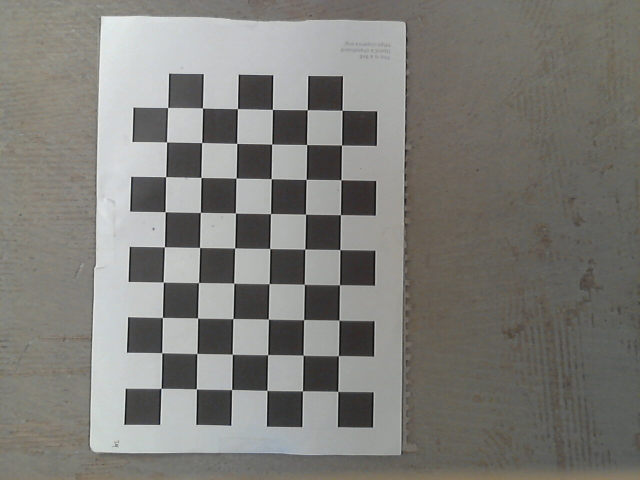
#> input picture support_scripts/images/2022-05-23-180131.jpg, 1280 x 960 px (shown at 1/2 size); its folder holds 4 pictures in this run
$ python initial_camera_calibration.py
#> lines starting #> are read from the running program, lines starting #| are printed output that depends on the picture; after the words box and inside, x2 and y2 are one past the last pixel; in counts of white or black regions, pixels touching at a corner belong together
#https://docs.opencv.org/3.3.0/dc/dbb/tutorial_py_calibration.html

import numpy as np
import cv2
import glob
import time

workingdir="~/ISBEP/Arm_system/support_scripts/images"
savedir="camera_data/"

# termination criteria

criteria = (cv2.TERM_CRITERIA_EPS + cv2.TERM_CRITERIA_MAX_ITER, 30, 0.001)
# prepare object points, like (0,0,0), (1,0,0), (2,0,0) ....,(6,5,0)
objp = np.zeros((9*6,3), np.float32)

#add 2.5 to account for 2.5 cm per square in grid
objp[:,:2] = np.mgrid[0:9,0:6].T.reshape(-1,2)*2.5

# Arrays to store object points and image points from all the images.
objpoints = [] # 3d point in real world space
imgpoints = [] # 2d points in image plane.
images = glob.glob('images/*.jpg')

win_name="Verify"
cv2.namedWindow(win_name, cv2.WND_PROP_FULLSCREEN)
cv2.setWindowProperty(win_name,cv2.WND_PROP_FULLSCREEN,cv2.WINDOW_FULLSCREEN)

print("getting images")
for fname in images:
    img = cv2.imread(fname)
#> img is the input picture: shape (960, 1280, 3); mean B, G, R 119.7, 124.4, 125.5
    print(fname)
    gray = cv2.cvtColor(img, cv2.COLOR_BGR2GRAY)


    # Find the chess board corners
    ret, corners = cv2.findChessboardCorners(gray, (9,6), None)
#> ret = True; corners = 54 rows, first 8: [322.6, 776.9], [324.2, 705.9], [325.4, 635.2], [327, 564.7], [329.2, 494.2], [330.7, 424], [332, 354], [333.8, 284.6]
    # If found, add object points, image points (after refining them)
    if ret == True:
        objpoints.append(objp)
        corners2=cv2.cornerSubPix(gray,corners, (11,11), (-1,-1), criteria)
#> corners2 = 54 rows, first 8: [322.6, 776.9], [324.2, 705.9], [325.4, 635.3], [327.1, 564.6], [329.4, 494.2], [330.7, 424.1], [331.9, 354], [333.7, 284.5]
        imgpoints.append(corners)
        # Draw and display the corners
        cv2.drawChessboardCorners(img, (9,6), corners2, ret)
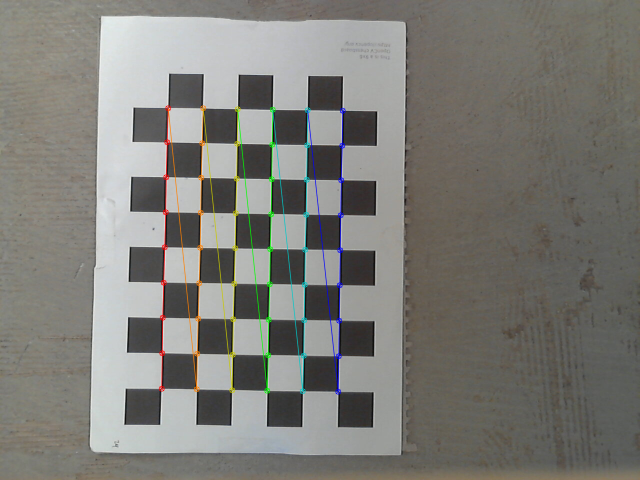
#> img: shape (960, 1280, 3) (shown at 1/2 size); 1.86% of pixels changed, all inside (x1, y1, x2, y2) = (317, 210, 692, 790)
        cv2.imshow(win_name, img)
        cv2.waitKey(500)

    img1=img
#> pass 2 of the loop `for fname in images:`:
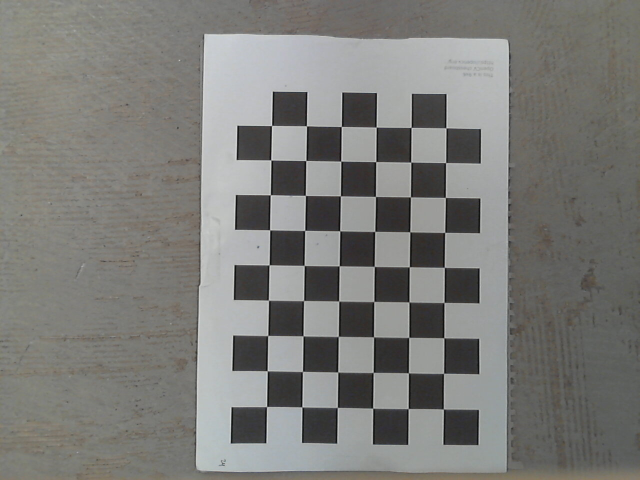
#> input picture support_scripts/images/2022-05-23-180142.jpg, 1280 x 960 px (shown at 1/2 size)
#> img is the input picture: shape (960, 1280, 3); mean B, G, R 120.3, 123.8, 123.9
#> corners = 54 rows, first 8: [533.7, 813.5], [534.8, 741.9], [536.1, 671.5], [537.4, 600.7], [538.8, 530], [539.9, 460.1], [541.1, 390.2], [542.3, 320.4]
#> corners2 = 54 rows, first 8: [533.6, 813.5], [534.8, 742.1], [536.1, 671.5], [537.3, 600.7], [538.6, 530.2], [539.9, 460.3], [541, 390.2], [542.3, 320.4]
#> `cv2.drawChessboardCorners(img, (9,6), corners2, ret)`:
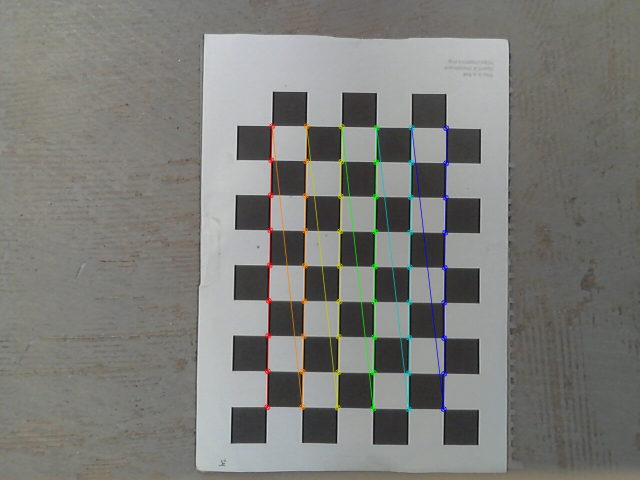
#> img: shape (960, 1280, 3) (shown at 1/2 size); 1.86% of pixels changed, all inside (x1, y1, x2, y2) = (528, 246, 899, 825)
#> pass 3 of the loop `for fname in images:`:
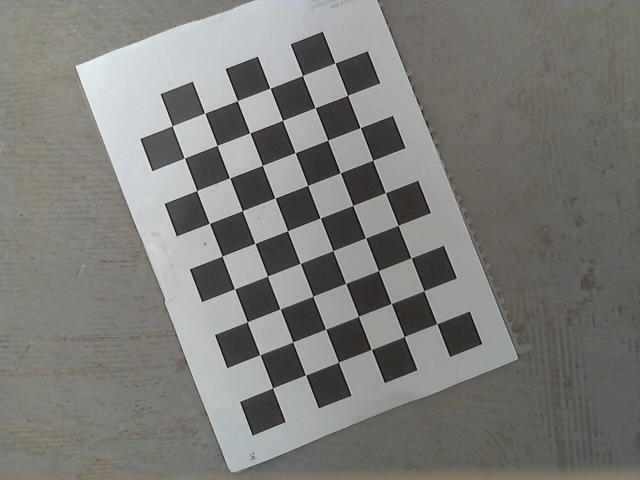
#> input picture support_scripts/images/2022-05-23-180148.jpg, 1280 x 960 px (shown at 1/2 size)
#> img is the input picture: shape (960, 1280, 3); mean B, G, R 119.6, 123.5, 123.7
#> corners = 54 rows, first 8: [545.7, 776.3], [520.3, 709.8], [494.7, 644.1], [470.5, 578.6], [444.7, 512.5], [419.3, 447], [393.8, 381.5], [369.2, 316.4]
#> corners2 = 54 rows, first 8: [545.7, 776.3], [520.3, 709.9], [494.9, 644], [469.7, 578.2], [444.7, 512.6], [419.3, 447.2], [393.9, 381.5], [369.3, 316.5]
#> `cv2.drawChessboardCorners(img, (9,6), corners2, ret)`:
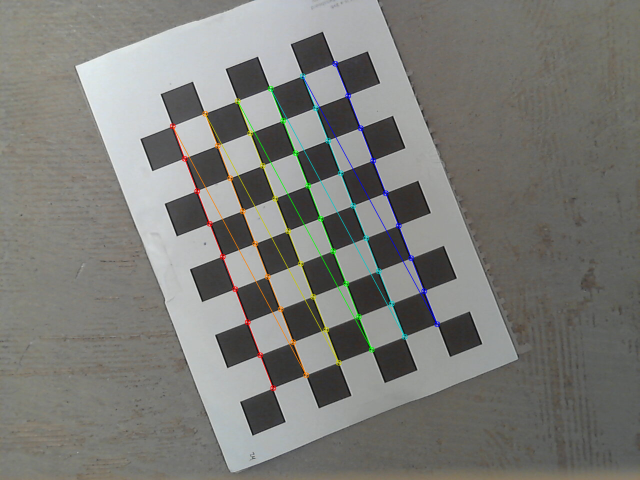
#> img: shape (960, 1280, 3) (shown at 1/2 size); 1.74% of pixels changed, all inside (x1, y1, x2, y2) = (339, 121, 881, 783)
#> the loop made 4 passes; the first 3 are shown

cv2.destroyAllWindows()

print(">==> Starting calibration")
ret, cam_mtx, dist, rvecs, tvecs = cv2.calibrateCamera(objpoints, imgpoints, gray.shape[::-1], None, None)

#print(ret)
print("Camera Matrix")
print(cam_mtx)
np.save(savedir+'cam_mtx.npy', cam_mtx)

print("Distortion Coeff")
print(dist)
np.save(savedir+'dist.npy', dist)

print("r vecs")
print(rvecs[2])

print("t Vecs")
print(tvecs[2])


print(">==> Calibration ended")


h,  w = img1.shape[:2]
#> h = 960; w = 1280
print("Image Width, Height")
print(w, h)
#| 1280 960
#if using Alpha 0, so we discard the black pixels from the distortion.  this helps make the entire region of interest is the full dimensions of the image (after undistort)
#if using Alpha 1, we retain the black pixels, and obtain the region of interest as the valid pixels for the matrix.
#i will use Apha 1, so that I don't have to run undistort.. and can just calculate my real world x,y
newcam_mtx, roi=cv2.getOptimalNewCameraMatrix(cam_mtx, dist, (w,h), 1, (w,h))

print("Region of Interest")
print(roi)
np.save(savedir+'roi.npy', roi)

print("New Camera Matrix")
#print(newcam_mtx)
np.save(savedir+'newcam_mtx.npy', newcam_mtx)
print(np.load(savedir+'newcam_mtx.npy'))

inverse = np.linalg.inv(newcam_mtx)
print("Inverse New Camera Matrix")
print(inverse)


# undistort
undst = cv2.undistort(img1, cam_mtx, dist, None, newcam_mtx)
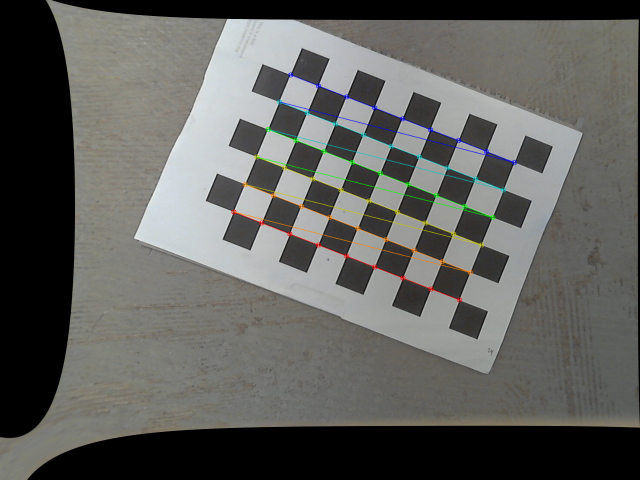
#> undst: shape (960, 1280, 3) (shown at 1/2 size); mean B, G, R 93.4, 96.6, 96.3
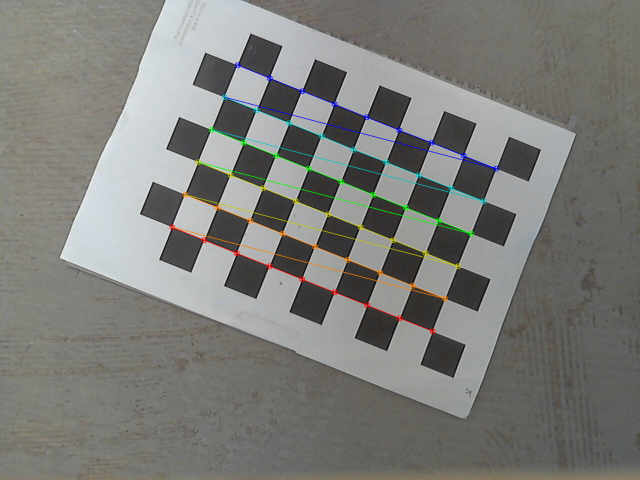
#> img1: shape (960, 1280, 3) (shown at 1/2 size); mean B, G, R 120.9, 124.9, 124.4

# crop the image
#x, y, w, h = roi
#dst = dst[y:y+h, x:x+w]
#cv2.circle(dst,(308,160),5,(0,255,0),2)
cv2.imshow('img1', img1)
cv2.waitKey(5000)
cv2.destroyAllWindows()
cv2.imshow('img1', undst)
cv2.waitKey(5000)
cv2.destroyAllWindows()
